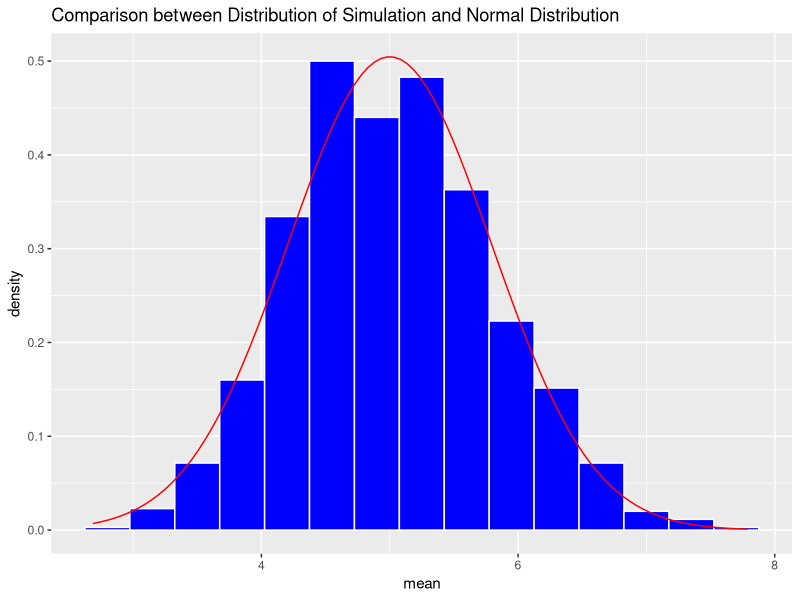
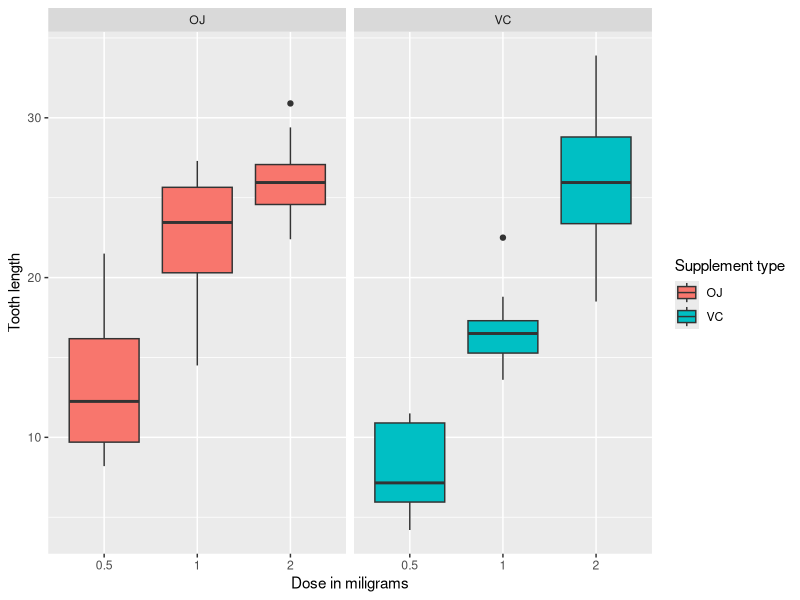

The R source for these figures, in order: (Note: this script raises an error after producing the figures.)
set.seed(111)
#par(mfrow=c(1,2))
#hist(rexp(1000))

exp_sample_mean = NULL
for(i in 1:1000) exp_sample_mean = c(exp_sample_mean, mean(rexp(40, rate=0.2)))
#hist(me)

set.seed(111)
sample_size <- 40
lambda <- 0.2
exp_sample_means = NULL
for(i in 1:1000) exp_sample_means = c(exp_sample_means, mean(rexp(sample_size, rate=lambda)))
mean(exp_sample_means)

require(ggplot2)
sample_df <- as.data.frame(exp_sample_means)
g <- ggplot(sample_df, aes(x=exp_sample_means))
g <- g + geom_histogram(aes(y = ..density..), binwidth=0.35, fill='blue', color='white')
g <- g + stat_function(fun = dnorm, args=list(mean=1/lambda, sd=(1/lambda)/sqrt(sample_size)), bin_width=0.5, color='red')
g <- g + ggtitle("Comparison between Distribution of Simulation and Normal Distribution")
g <- g + xlab("mean") + ylab("density")
#g <- g + geom_vline(xintercept = mean(exp_sample_means), color='green')
#g <- g + geom_vline(xintercept = 1/lambda, color='purple')
g

require(datasets)
?ToothGrowth
#str(ToothGrowth)
summary(ToothGrowth)

table(ToothGrowth$supp, ToothGrowth$dose)

g2 <- ggplot(data=ToothGrowth, aes(x=as.factor(dose), y=len, fill=supp)) 
g2 <- g2 + geom_boxplot()
g2 <- g2 + facet_grid(. ~ supp) 
g2 <- g2 + xlab("Dose in miligrams") + ylab("Tooth length") 
g2 <- g2 + guides(fill = guide_legend(title ="Supplement type"))
g2

t1 <- t.test(len~supp, paired = FALSE, var.equal = TRUE, data=ToothGrowth)
t1
t1$statistics


